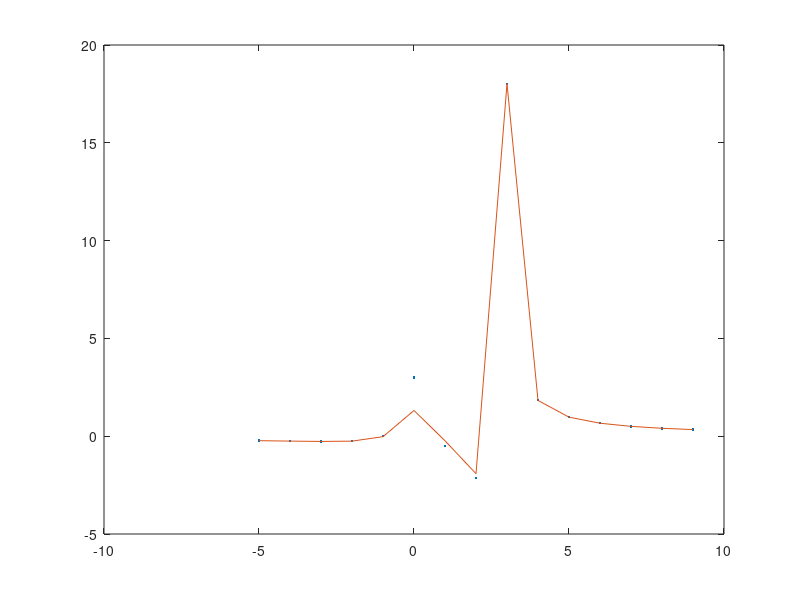

Source code (MATLAB):
x=(-5:9)';
y=[-0.23;-0.25;-0.27;-0.26;0;3;-0.5;-2.14;18;1.86;0.98;0.67;0.5;0.4;0.34];
plot(x,y,'.');

A=[x.^2 x x.^0 -y.*x.^3 -y.*x.^2 -y.*x];
param=pinv(A)*y;

param


f=@(x) polyval(param(1:3),x)./polyval([param(4:6);1],x);
plot(x,y,'.',x,f(x))
norm(y-f(x))/norm(y);



